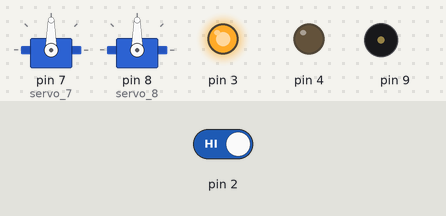
Recording of a sketch running on a simulated Arduino Uno, built with avr-gcc and run on an emulated ATmega328P. On the bench: 2 × servo, output pins drawn as LEDs (lit = HIGH), buzzer (waves = sounding). The inputs (shaded band) are chosen by the test bench; at power-on: pin 2 HIGH.

Above: at 18.0 s.
18.1 s: pin 2 driven LOW
At 20.6 s:
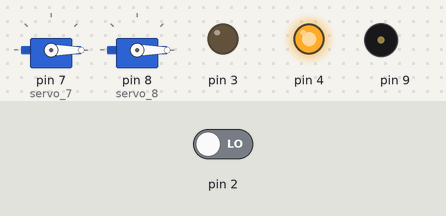
28.1 s: pin 2 driven HIGH
At 28.9 s:
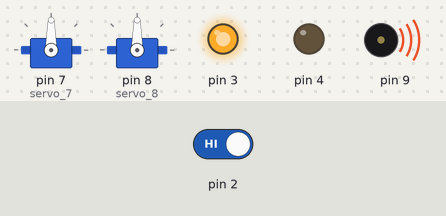
Timing chart, 0 to 40.6 s (numbered marks = the images above; inputs shaded):
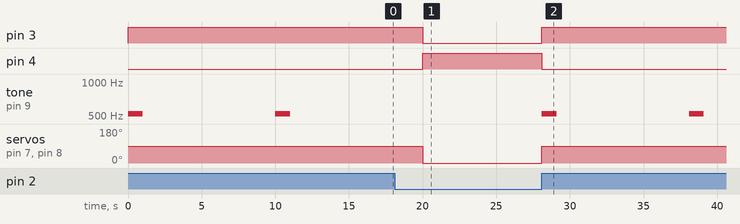

The sketch:

Text_Code.ino
```cpp
// C++ code
//
#include <Servo.h>

Servo servo_7;

Servo servo_8;

void setup()
{
  pinMode(2, INPUT);
  servo_7.attach(7, 500, 2500);
  servo_8.attach(8, 500, 2500);
  pinMode(4, OUTPUT);
  pinMode(3, OUTPUT);
  pinMode(9, OUTPUT);
}

void loop()
{
  if (digitalRead(2) == 0) {
    servo_7.write(0);
    servo_8.write(0);
    digitalWrite(4, HIGH);
    digitalWrite(3, LOW);
    noTone(9);
  } else {
    servo_7.write(90);
    servo_8.write(90);
    digitalWrite(4, LOW);
    digitalWrite(3, HIGH);
    tone(9, 523, 1000); // play tone 60 (C5 = 523 Hz)
    delay(10000); // Wait for 10000 millisecond(s)
  }
}
```

Measured:
- after the input at 18.1 s, pin 3: HIGH → LOW after 1.9 s; pin 4: LOW → HIGH after 1.9 s; tone on pin 9: stays silent (without the input it goes to 523 Hz after 1.9 s); servo on pin 7 (servo_7), servo on pin 8 (servo_8): 90° → 0° after 1.9 s
- after the input at 28.1 s, pin 3: LOW → HIGH at once; pin 4: HIGH → LOW at once; tone on pin 9: alternates 523 Hz for 1.0 s and silent for 9.0 s, starting at once; servo on pin 7 (servo_7), servo on pin 8 (servo_8): 0° → 90° at once
- by itself, tone on pin 9: alternates 523 Hz for 1.0 s and silent for 9.0 s
